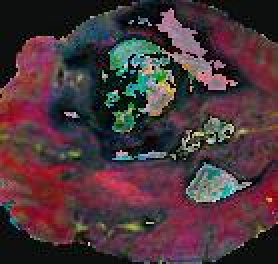
#> input picture images/volume_1.jpg, 139 x 132 px (shown 2 times larger)
$ python -i preprocessing_logic.py   (imports and definitions only)
#> lines starting #> are read from the running program, lines starting #| are printed output that depends on the picture; after the words box and inside, x2 and y2 are one past the last pixel; in counts of white or black regions, pixels touching at a corner belong together
#> further down, picture is the input picture: shape (132, 139, 3); mean B, G, R 59.5, 53.6, 75.1
import numpy as np
import cv2

def normalize_image(image):
    """
    Normalizes the image pixel values to a range of 0 to 1.
    """
    return image / 255.0

def reduce_noise(image, method='gaussian', kernel_size=5):
    """
    Reduces noise in the image using the specified method and kernel size.
    """
    if method == 'gaussian':
        return cv2.GaussianBlur(image, (kernel_size, kernel_size), 0)
    elif method == 'median':
        return cv2.medianBlur(image, kernel_size)
    else:
        return image

def skull_strip(image, threshold=10):
    """
    Performs skull stripping to remove non-brain tissues.
    Allows adjusting the threshold value for binary masking.
    """
#> called with threshold = 10
    # Convert image to grayscale if not already
    gray = cv2.cvtColor(image, cv2.COLOR_BGR2GRAY) if len(image.shape) == 3 else image
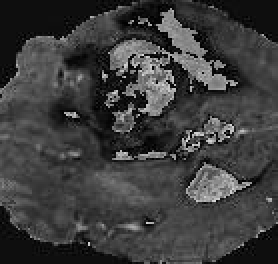
#> gray: shape (132, 139) (shown 2 times larger); min 0, max 231, mean 60.7

    # Apply binary threshold to get a mask
    _, mask = cv2.threshold(gray, threshold, 255, cv2.THRESH_BINARY)
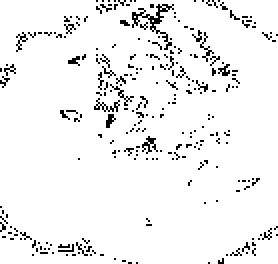
#> mask: shape (132, 139) (shown 2 times larger); 94.5% white; black in thin lines or dots

    # Apply mask to original image to keep only brain region
    result = cv2.bitwise_and(image, image, mask=mask)
    return result

def remove_artifacts(image, method='default'):
    """
    Removes artifacts from the image using specified method.
    """
    if method == 'default':
        # Basic noise reduction
        return cv2.fastNlMeansDenoisingColored(image, None, 10, 10, 7, 21)
    elif method == 'custom':
        # Placeholder for more sophisticated method
        # Can add specific parameters or methods based on requirements
        return cv2.bilateralFilter(image, 9, 75, 75)
    else:
        return image

>>> import cv2
>>> picture = cv2.imread('../images/volume_1.jpg')
>>> result = skull_strip(picture)

$ run again, on images/volume_2.jpg
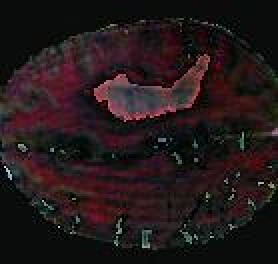
#> input picture images/volume_2.jpg, 139 x 132 px (shown 2 times larger)
#> picture is the input picture: shape (132, 139, 3); mean B, G, R 25.6, 24.3, 35
#> in skull_strip, `gray = cv2.cvtColor(image, cv2.COLOR_BGR2GRAY) if len(image.shape) == ..`:
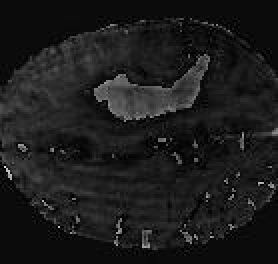
#> gray: shape (132, 139) (shown 2 times larger); min 0, max 225, mean 27.6
#> in skull_strip, `_, mask = cv2.threshold(gray, threshold, 255, cv2.THRESH_BINARY)`:
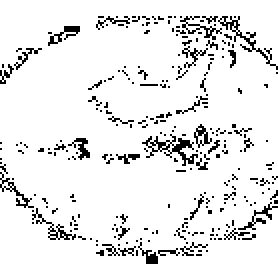
#> mask: shape (132, 139) (shown 2 times larger); 91% white; black in thin lines or dots

$ run again, on images/volume_3.jpg
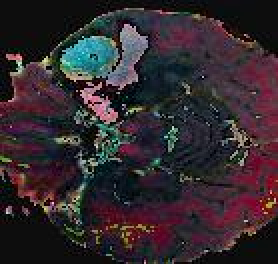
#> input picture images/volume_3.jpg, 139 x 132 px (shown 2 times larger)
#> picture is the input picture: shape (132, 139, 3); mean B, G, R 46.3, 41.1, 50.8
#> in skull_strip, `gray = cv2.cvtColor(image, cv2.COLOR_BGR2GRAY) if len(image.shape) == ..`:
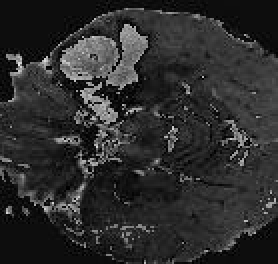
#> gray: shape (132, 139) (shown 2 times larger); min 0, max 231, mean 44.6
#> in skull_strip, `_, mask = cv2.threshold(gray, threshold, 255, cv2.THRESH_BINARY)`:
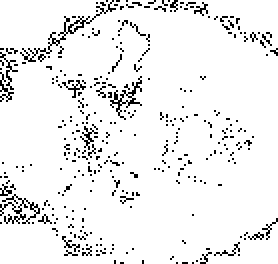
#> mask: shape (132, 139) (shown 2 times larger); 93.4% white; black in thin lines or dots

$ run again, on images/volume_4.jpg
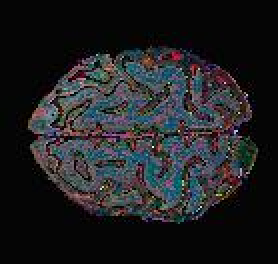
#> input picture images/volume_4.jpg, 139 x 132 px (shown 2 times larger)
#> picture is the input picture: shape (132, 139, 3); mean B, G, R 34.8, 32.5, 32.1
#> in skull_strip, `gray = cv2.cvtColor(image, cv2.COLOR_BGR2GRAY) if len(image.shape) == ..`:
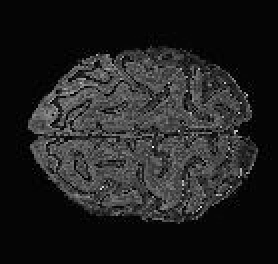
#> gray: shape (132, 139) (shown 2 times larger); min 0, max 248, mean 32.7
#> in skull_strip, `_, mask = cv2.threshold(gray, threshold, 255, cv2.THRESH_BINARY)`:
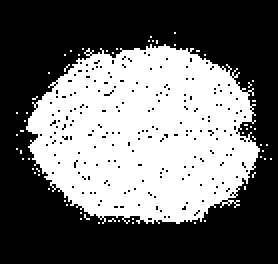
#> mask: shape (132, 139) (shown 2 times larger); 42.1% white; 62 white regions (61 under 20 px), largest, box (x1, y1, x2, y2) and area: (13, 22, 130, 112) 7646
